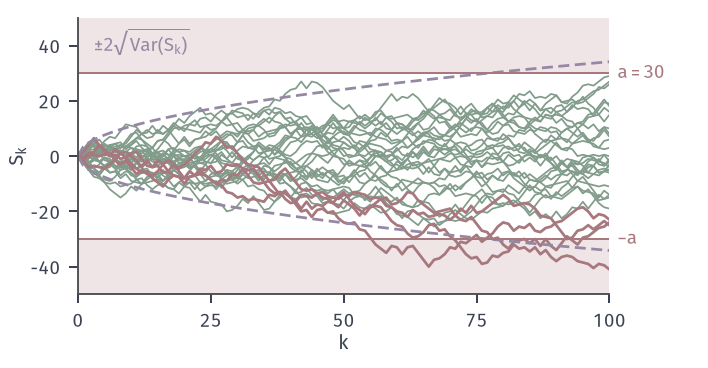

Source code (Python):
from pathlib import Path
import sys
HERE = Path(__file__).resolve().parent
sys.path.insert(0, str(HERE.parent/"lln-common"))
from lln_fig import *
# Centred fair-die walk S_k = sum_{i<=k} (D_i - 3.5), D_i uniform on {1,...,6}, k <= 100, threshold a = 30.
# 30 displayed paths (seed 11): red = path whose running maximum |S_k| reaches 30 at some k <= 100,
# green = path that stays inside. Probabilities estimated from 200000 paths (seed 12).
# Chebyshev endpoint bound: Var(S_100)/a^2 = 100*(35/12)/900.
rng = np.random.default_rng(11)
n, a0, M = 100, 30, 30
S = np.cumsum(rng.integers(1, 7, size=(M, n))-3.5, axis=1)
S = np.hstack([np.zeros((M, 1)), S]); k = np.arange(n+1)
fig, ax = figure(width_mm=100, height_mm=52)
panel(fig, left=.11, right=.86, bottom=.2, top=.95)
ax.axhspan(a0, 60, color=RED_FILL, lw=0); ax.axhspan(-60, -a0, color=RED_FILL, lw=0)
crossed = np.max(np.abs(S), axis=1) >= a0
for s, c in zip(S, crossed):
    if not c: ax.plot(k, s, color=GREEN, lw=.7)
for s, c in zip(S, crossed):
    if c: ax.plot(k, s, color=RED, lw=1.1)
sd = np.sqrt(35/12*k)
ax.plot(k, 2*sd, color=PURPLE, lw=1.1, ls=DASH); ax.plot(k, -2*sd, color=PURPLE, lw=1.1, ls=DASH)
ax.axhline(a0, color=RED, lw=.8); ax.axhline(-a0, color=RED, lw=.8)
lab(ax, 101.5, 30, '$a=30$', RED, va='center'); lab(ax, 101.5, -30, '$-a$', RED, va='center')
lab(ax, 3, 41, r'$\pm2\sqrt{\operatorname{Var}(S_k)}$', PURPLE, va='center')
ax.set_xlim(0, 100); ax.set_ylim(-50, 50); ax.set_xticks([0, 25, 50, 75, 100])
axlab(ax, '$k$', '$S_k$')
rng2 = np.random.default_rng(12)
B = np.cumsum(rng2.integers(1, 7, size=(200000, n))-3.5, axis=1)
p_end = float(np.mean(np.abs(B[:, -1]) >= a0)); p_max = float(np.mean(np.max(np.abs(B), axis=1) >= a0))
save(fig, HERE, 'figure', {'seed_display': 11, 'crossed_display': int(crossed.sum()),
     'end_inside_but_crossed_display': int(np.sum(crossed & (np.abs(S[:, -1]) < a0))),
     'P_end': p_end, 'P_max': p_max, 'chebyshev': 100*35/12/900, 'MC_paths': 200000, 'seed_MC': 12})
